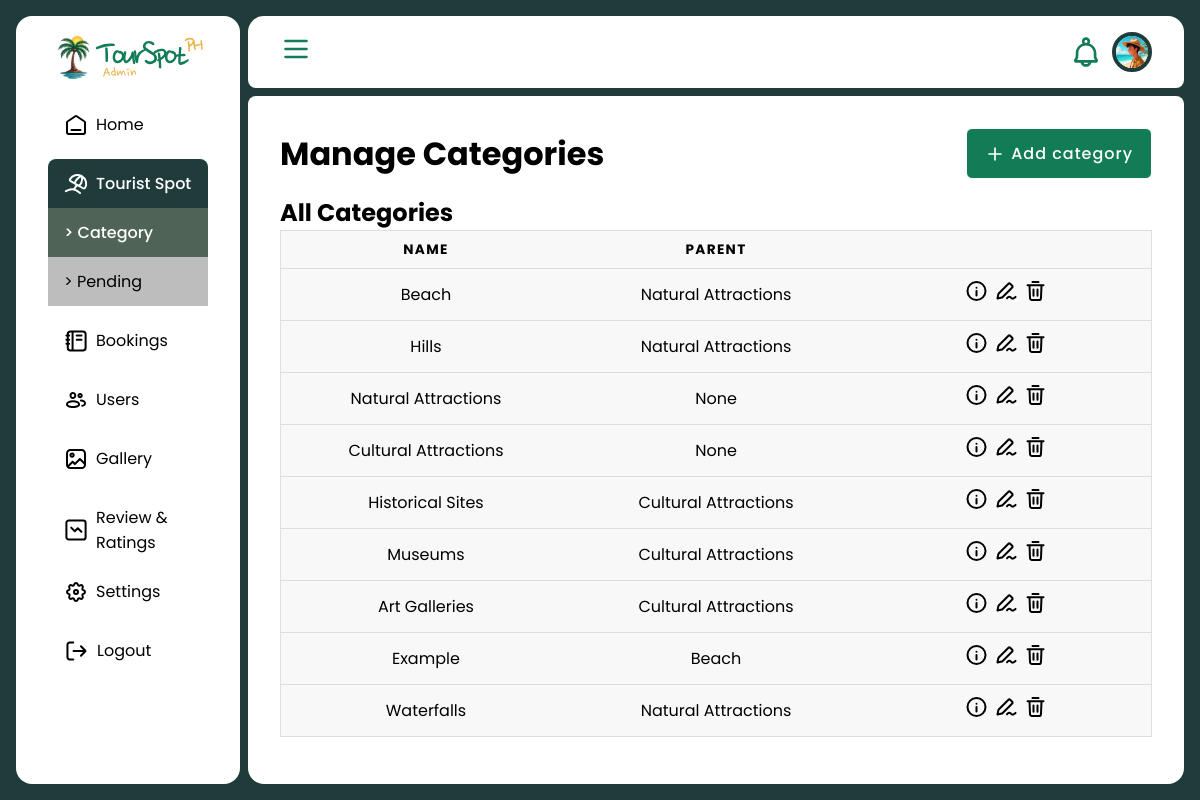
The app's page /ts-admin/touristspot/category/ with its own data.
### booking/models.py (models this page shows)
class Category(models.Model):
    name = models.CharField(max_length=50)
    parent = models.ForeignKey('self', null=True, blank=True, on_delete=models.CASCADE)
    def __str__(self):
        return self.name

### booking/views/adminViews.py (the view)
# urls.py: path('ts-admin/touristspot/category/', adminViews.category, name='category'),
def category(request):
    list = Category.objects.all()
    template = loader.get_template('admin/category/main.html')
    context = {
        'list': list,
        'action': '',
        'title': "Categories",
        'subtitle': 'category',
        'fields': ['name', 'parent']
    }
    return HttpResponse(template.render(context, request))

### booking/templates/admin/category/main.html (shortened to what this page needs)
{% extends 'admin/master-admin.html' %}
{% load static %}
{% block content %}
<div class="content_header">
    <h1> Manage {{ title }} </h1>
    <a href="{% url 'add_category' %}" class="button-small-long button-clrprimary-wimg"><img src="{% static 'icon/icons=plus.svg' %}"><span> Add {{ subtitle }} </span></a>
</div>
<div class="content_body">
    <div class="table-container">
        <h2> All {{ title }} </h2>
        <table class="main-table table">
            <thead>
                <tr>
                    {% for x in fields %}
                    <th scope="col"> {{ x }} </th>
                    {% endfor %}
                    <th scope="col"> </th>
                </tr>
            </thead>
            <tbody>
                {% for y in list %}
                <tr>
                    <td> {{y.name}} </td>
                    <td> {{y.parent}} </td>
                    <td>
                        <a class="view" href="{% url 'view_category' y.id %}"><img src="{% static 'icon/action-icons=viewinfo.svg' %}" alt=""></a>
                        <a class="edit" href="{% url 'edit_category' y.id %}"><img src="{% static 'icon/action-icons=edit-01.svg' %}" alt=""></a>
                        <a class="delt" href="{% url 'delete_category' y.id %}"><img src="{% static 'icon/action-icons=trash-01.svg' %}"></a>
                    </td>
                </tr>
                {% endfor %}
            </tbody>
        </table>
    </div>
</div>
{% endblock %}

### static/css/component.css (style rules this page uses)
:root { --font_family: "Poppins", sans-serif; --primary: #127C56; --secondary: #EAB64D; --background: #1F3C3B; --red: #EA4D4D; --darkred: #7C1214; --gray: #323232; --lightgray: #EDEDED; --green: #4DEA5F; --darkgreen: #127C56; --black: #000000; --white: #FFFFFF; --header_32px: 32px; --header_24px: 24px; --header_20px: 20px; --header_18px: 18px; --normal_16px: 16px; --normal_14px: 14px; --normal_12px: 12px; --normal_10px: 10px; --normal_8px: 8px; --normal_6px: 6px; }
h1 { text-transform: capitalize; }
.button-small-long { text-align: center; text-decoration: none; font-family: "Poppins", sans-serif; font-style: normal; font-weight: 500; padding: 12px 18px; gap: 6px; font-size: 16px; border-radius: 6px; letter-spacing: 1px; border: solid 1px var(--black); }
.button-clrprimary-wimg { display: flex; cursor: pointer; flex-direction: row; align-items: center; color: var(--white); border-color: var(--white); background-color: var(--primary); }
.button-clrprimary-wimg img { width: 20px; height: auto; filter: brightness(0) saturate(100%) invert(100%) sepia(100%) saturate(0%) hue-rotate(288deg) brightness(102%) contrast(102%); }

### static/css/admin/admin-style.css (style rules this page uses)
* { margin: 0; padding: 0; box-sizing: border-box; }
body { width: 100vw; height: 100vh; position: relative; color: var(--black); font-family: 'Poppins', sans-serif; background-color: var(--background); }

### static/css/admin/admin-pages.css (style rules this page uses)
.table-container .table { border: 1px solid #ccc; border-collapse: collapse; margin: 0; padding: 0; width: 100%; table-layout: fixed; }
.table-container .table tr { background-color: #f8f8f8; border: 1px solid #ddd; padding: .35em; }
.table-container .table tr th { font-size: .85em; letter-spacing: .1em; text-transform: uppercase; }
.table-container .table tr td, .table-container .table tr th { padding: .625em; text-align: center; overflow-x: hidden; }

### static/css/admin/admin-content.css (style rules this page uses)
.content .content_header { display: flex; flex-direction: row; align-items: center; justify-content: space-between; }
.content .content_body { width: 100%; height: 100%; position: relative; }

### records on screen
Category: name "Beach", parent "Natural Attractions"
Category: name "Hills", parent "Natural Attractions"
Category: name "Natural Attractions", parent "None"
Category: name "Cultural Attractions", parent "None"
Category: name "Historical Sites", parent "Cultural Attractions"
Category: name "Museums", parent "Cultural Attractions"
Category: name "Art Galleries", parent "Cultural Attractions"
Category: name "Example", parent "Beach"
Category: name "Waterfalls", parent "Natural Attractions"

### other values on screen
{{ title }} "Categories"
{{ subtitle }} "category"
{{ x }} "NAME" "PARENT"
